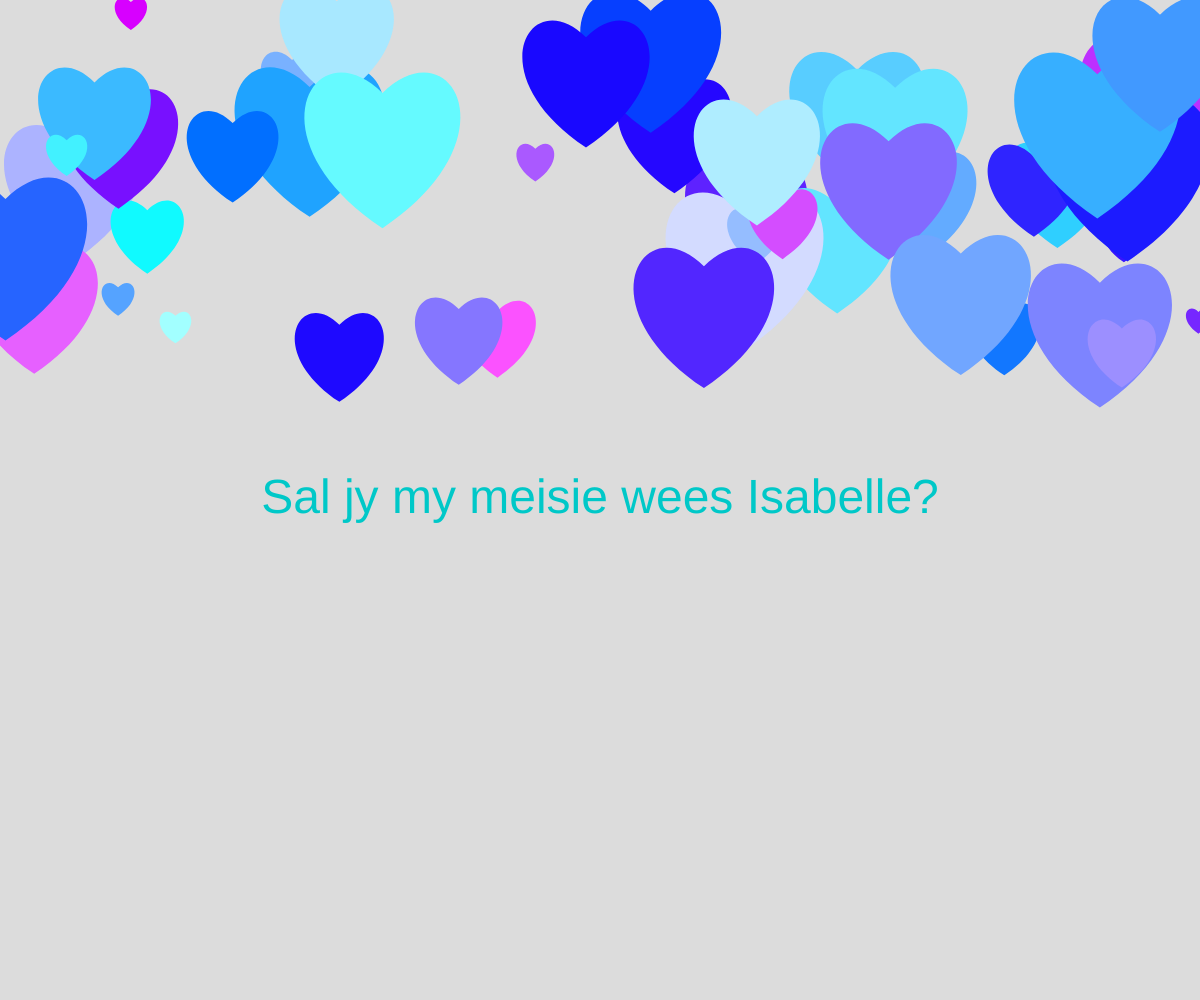
Frame 1 (no input)
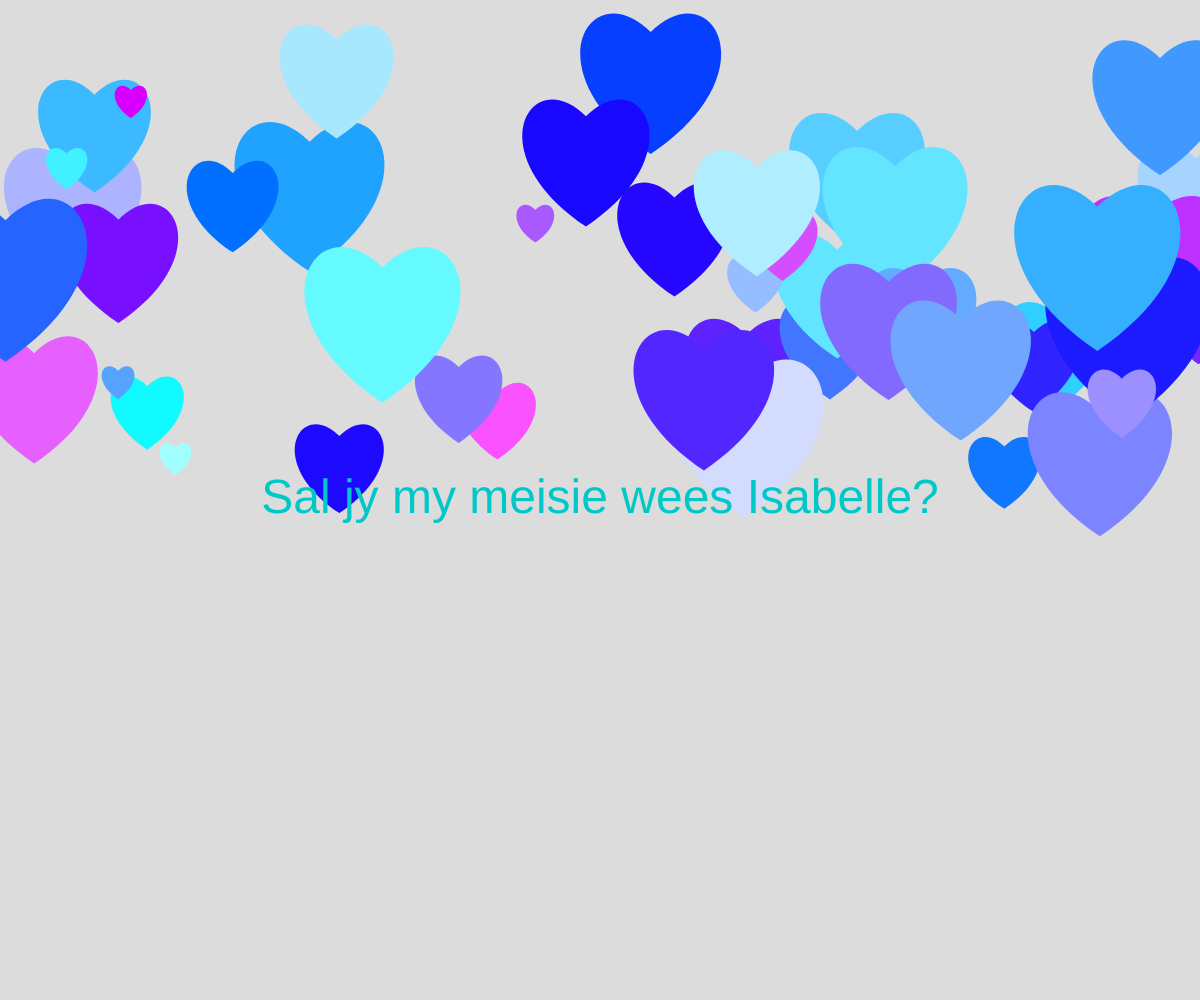
Frame 60 (no input)
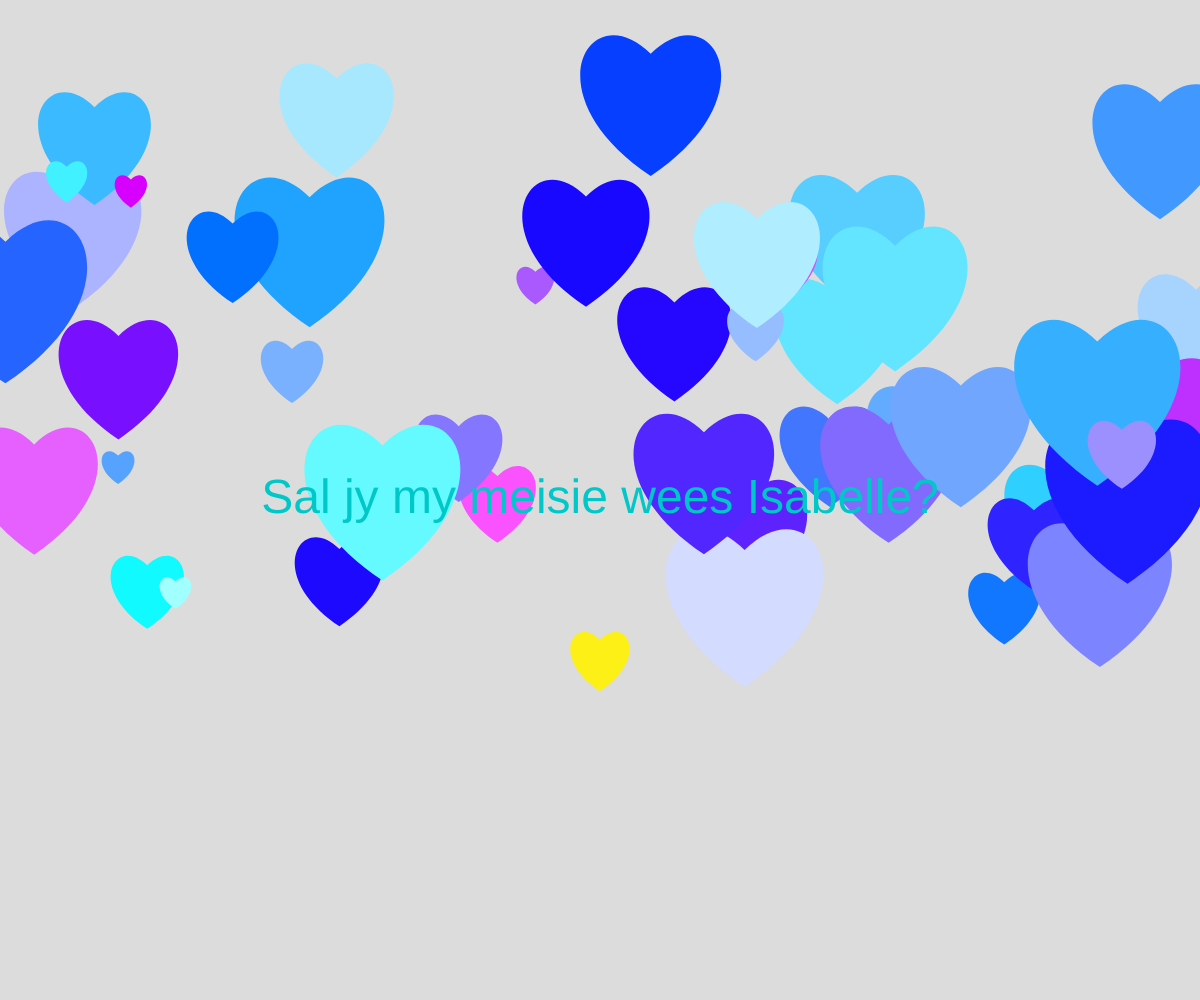
Frame 120 (the mouse pressed at the canvas centre since frame 60)

The p5.js sketch that drew these frames (run headless with seeded random() and noise() and a simulated clock; from frame 60 on, the mouse is pressed at the canvas centre):

// p5.js sketch
// ── sketch.js
var hearts = []; 

function setup() { 
  createCanvas(windowWidth, windowHeight);
  noStroke();


  for (var i = 0; i < 50; i++) {
    var x = random(width);
    var y = random(height/3);
    var d = random(20, 150);
    var c = color(random(255), random(255), 255);
    var s = random(0.2, 3);
  	hearts[i] = new DrawCircle(x, y, d, c, s);
  }
} 

function draw() { 
  background(220);
 
  
 
  for (var i = 0; i < hearts.length; i++) {
  	hearts[i].move();
    hearts[i].display();
  }
  
 
  if (hearts.length > 60) {
  	hearts.shift();
  }
  textSize(width/25);
  fill(0, 200, 200);
  textAlign(CENTER, CENTER);
  text('Sal jy my meisie wees Isabelle?',width/2,height/2);
}

function mousePressed() {
 
  var d = random(20, 150);
  var c = color(random(255), 240, random(255));
  var s = random(0.2, 3);
	var newCircle = new DrawCircle(mouseX, mouseY, d, c, s);
  hearts.push(newCircle);
}


function DrawCircle( x, y, d, c, s ) {
  
  this.xPos = x;
  this.yPos = y;
  this.diameter = d;
	this.color = c;
  this.speed = s;
}

DrawCircle.prototype = {
	constructor: DrawCircle,
  
  display: function() {
    fill(this.color);
    heart(this.xPos,this.yPos, this.diameter);
    
  },
  
 
  move: function() {
		this.yPos += this.speed;
    if (this.yPos - this.diameter/2 > height) {
    	this.yPos = -this.diameter/2;
    }
	}
}

function heart(x, y, size) {
  beginShape();
  vertex(x, y);
  bezierVertex(x - size / 2, y - size / 2, x - size, y + size / 3, x, y + size);
  bezierVertex(x + size, y + size / 3, x + size / 2, y - size / 2, x, y);
  endShape(CLOSE);
}
